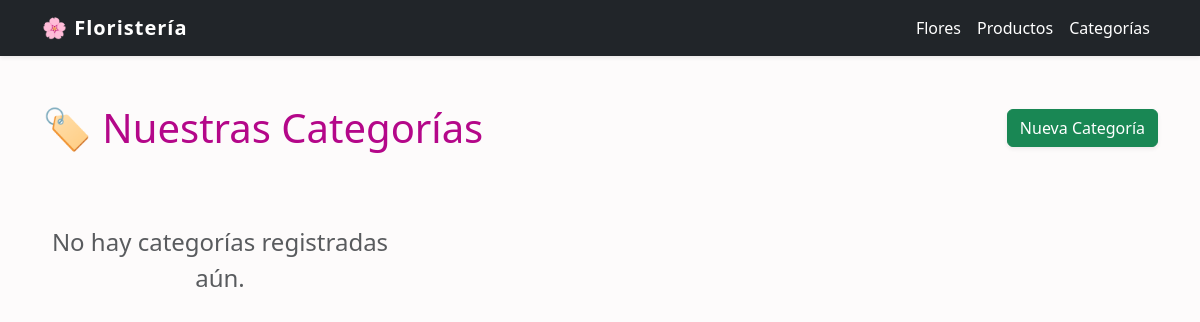
Before: /categorias/ with the older database file.
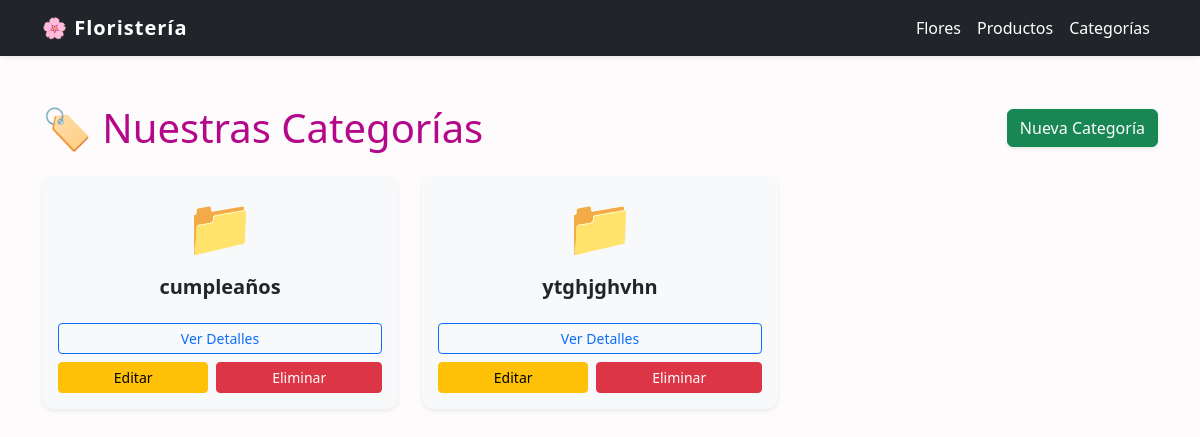
After: the same page with the newer database file.
### categoria/models.py (models this page shows, shortened)
class Categoria(models.Model):
    nombre = models.CharField(max_length=100)
    descripcion = models.TextField()

### categoria/views.py (the view)
# urls.py: path('', views.lista_categorias, name='lista_categorias'),
def lista_categorias(request):
    categorias = Categoria.objects.all()
    return render(request, 'categoria/lista.html', {'categorias': categorias})

### categoria/templates/categoria/lista.html (shortened to what this page needs)
{% extends 'flor/base.html' %}
{% block contenido %}
<div class="d-flex justify-content-between align-items-center mb-4">
    <h1 class="mb-0">🏷️ Nuestras Categorías</h1>
    <a href="{% url 'crear_categoria' %}" class="btn btn-success shadow-sm">
         Nueva Categoría
    </a>
</div>
<div class="row row-cols-1 row-cols-md-2 row-cols-lg-3 g-4">
    {% for categoria in categorias %}
    <div class="col">
        <div class="card h-100 shadow-sm border-0 bg-light">
            <div class="card-body text-center">
                <div class="display-4 mb-3">📁</div>
                <h5 class="card-title fw-bold">{{ categoria.nombre }}</h5>
                <div class="d-grid gap-2 mt-4">
                    <button type="button" class="btn btn-outline-primary btn-sm" data-bs-toggle="modal" data-bs-target="#modalCat{{ categoria.id }}">
                        Ver Detalles
                    </button>
                    <div class="d-flex gap-2">
                        <a href="{% url 'editar_categoria' categoria.id %}" class="btn btn-warning btn-sm flex-fill">Editar</a>
                        <a href="{% url 'eliminar_categoria' categoria.id %}" class="btn btn-danger btn-sm flex-fill" onclick="return confirm('¿Estás seguro de eliminar esta categoría?')">Eliminar</a>
                    </div>
                </div>
            </div>
        </div>
    </div>
    {% empty %}
    <div class="col-12 text-center py-5">
        <p class="fs-4 text-muted">No hay categorías registradas aún.</p>
    </div>
    {% endfor %}
</div>
{% endblock %}

### flor/templates/flor/base.html (shortened to what this page needs)
{% load static %}
<!DOCTYPE html>
<html lang="es">
<head>
    <link href="https://cdn.jsdelivr.net/npm/bootstrap@5.3.2/dist/css/bootstrap.min.css" rel="stylesheet">
    <link rel="stylesheet" href="{% static 'estilo.css' %}">
</head>
<body>
    <header>
        <nav class="navbar navbar-expand-lg navbar-dark bg-dark shadow-sm">
            <div class="container">
                <a class="navbar-brand" href="{% url 'lista_flores' %}">🌸 Floristería</a>
                <div class="collapse navbar-collapse" id="navbarNav">
                    <ul class="navbar-nav ms-auto">
                        <li class="nav-item">
                            <a class="nav-link text-white" href="{% url 'lista_flores' %}">Flores</a>
                        </li>
                        <li class="nav-item">
                            <a class="nav-link text-white" href="{% url 'lista_productos' %}">Productos</a>
                        </li>
                        <li class="nav-item">
                            <a class="nav-link text-white" href="{% url 'lista_categorias' %}">Categorías</a>
                        </li>
                    </ul>
                </div>
            </div>
        </nav>
    </header>
    <main class="container mt-5">
        {% block contenido %}{% endblock %}
    </main>
</body>
</html>

### static/estilo.css (style rules this page uses)
:root { --primary-pink: #d81b60; --soft-pink: #fce4ec; --dark-pink: #880e4f; }
body { background-color: #fdfbfb; font-family: 'Segoe UI', Roboto, Helvetica, Arial, sans-serif; color: #b40789; }
.navbar-brand { font-weight: 800; letter-spacing: 1px; }
.card { transition: all 0.3s cubic-bezier(.25,.8,.25,1); }
.card { border-radius: 12px; transition: transform 0.2s ease-in-out; }

### categoria/templates/categoria/lista.html (style rules this page uses)
.card { border-radius: 12px; transition: transform 0.2s ease-in-out; }

Changed rows visible on the page:
added Categoria: nombre "cumpleaños"
added Categoria: nombre "ytghjghvhn"
Other visible differences:
text no longer shown: "No hay categorías registradas aún."
